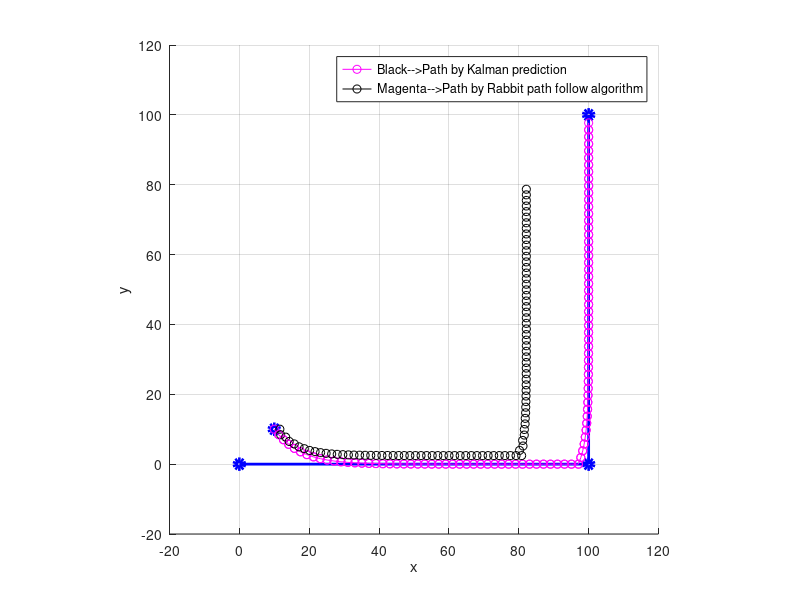

Source code (MATLAB):
function pathfollow

dT = 2;%time steps size
L = 2;%length of vehicle
SigmaV = 0.1; %3cm/s std on speed
SigmaPhi = 4*pi/180; % steer inaccuracy

%initial knowledge pdf (prior @ k = 0)
P = diag([0.2,0.2,0]);x = [10;10;0];xtrue = x;

Q = diag([SigmaV^2 SigmaPhi^2]);

%initial knowledge pdf (prior @ k = 0)
P = diag([0.2,0.2,0]);x = [10;10;0];xtrue = x;

Q = diag([SigmaV^2 SigmaPhi^2]);


H=[1 0;0 1];
S=diag([0.1,0.1]);

%-------- Set up graphics -----------%
figure(1);hold on;axis equal;grid on;axis([-20 120 -20 120])
plot([0 100],[0 0],'b','Linewidth',2);hold on
plot(10,10,'bo','Linewidth',4);
plot(0,0,'bo','Linewidth',4);
plot(100,0,'bo','Linewidth',4);
plot(100,100,'bo','Linewidth',4);
plot([100 100],[0 100],'b','Linewidth',2);hold on
xlabel('x');ylabel('y');
flag=0;
x_start=10;
y_start=10;
psi=0;
flag_new=0;
counter=1;
a=1;
b=2;

while(1) 
    %Rabbit path follow algorithm
        if(flag==0)
            x1=0;
            y1=0;
            x2=100;
            y2=0;     
        elseif(flag==1)
           x1=100;
           x2=100;
           y1=0;
           y2=100;
           flag_new=1;               
        end        
        
        R_u=sqrt((x1-x_start)^2+(y1-y_start)^2);
        theta=atan2((y2-y1),(x2-x1));
        theta_u=atan2((y_start-y1),(x_start-x1));
        beta=theta-theta_u;
        R=sqrt((R_u)^2-(R_u*sin(beta))^2);
        delta=8;
        x_new=(R+delta)*cos(theta)+x1;
        y_new=(R+delta)*sin(theta);
        angle=atan2((y_new- y_start),(x_new-x_start));
        value=angle-psi;  
        x_old_start=x_start;
        y_old_start=y_start;

        % Updation of x distance and y distance to be travlled by the robot 
        x_start=x_old_start+2*cos(value);
        y_start=y_old_start+2*sin(value);
        
        a=plot([x_old_start x_start],[y_old_start y_start],'mo-');hold on
        dis=sqrt((x2-x_start)^2+(y2-y_start)^2);
        
      
        %Kalman Prediction
        u = [0.8;value];
        JacFx = [1 0 -dT*u(1)*sin(x(3)); 0 1 dT*u(1)*cos(x(3)); 0 0 1-dT];     
        JacFu = [dT*cos(x(3)) 0; dT*sin(x(3)) 0; 0 dT];

        P = JacFx * P *JacFx' + JacFu*Q*JacFu';
        xtrue = AckermannModel(xtrue,u+[SigmaV ;SigmaPhi].*randn(2,1),dT,L);    
        x = AckermannModel(x,u,dT,L);    

        b=plot(x(1), x(2), 'ko-'); hold on;   
        legend([a b],'Black-->Path by Kalman prediction','Magenta-->Path by Rabbit path follow algorithm');
        if((dis<=3))
            flag=1;
        end
        if((flag==1)&&(dis<=3)&&(flag_new==1))
                break;
        end
       
        
end
%------------ MODEL --------------%
function y = AckermannModel(x,u,dT,L)
y(1,1) = x(1) + dT*u(1)*cos(x(3));
y(2,1) = x(2) + dT*u(1)*sin(x(3));
%y(3,1) = x(3) + dT*u(1)/L*tan(u(2));
y(3,1) = x(3) + dT*u(1)*(u(2)-x(3));
     
